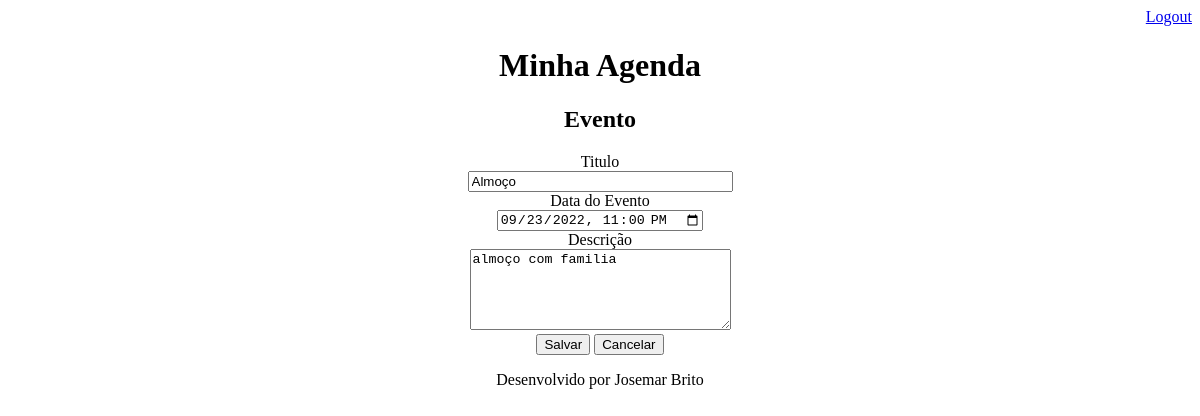
Page /agenda/evento/?id=4 (signed in) on the earlier database version.
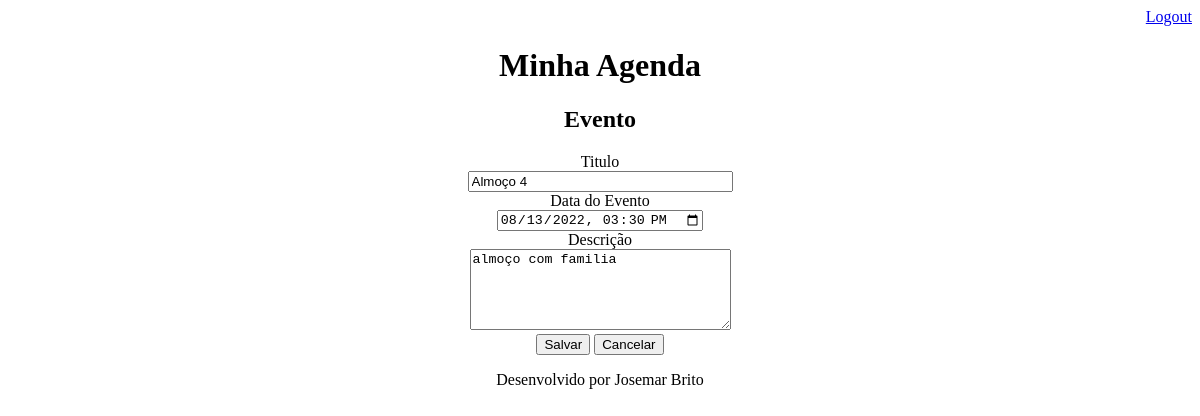
Same page on the later database version.
### cont/models.py (models this page shows, shortened)
class Evento(models.Model):
    titulo = models.CharField(max_length=100, verbose_name='Titulo')
    descricao = models.TextField(blank=True, null=True, verbose_name='Descrição')
    data_evento = models.DateTimeField(verbose_name='Data do Evento')
    data_criacao = models.DateTimeField(auto_now=True, verbose_name='Data de Criação')
    usuario = models.ForeignKey(User, on_delete=models.CASCADE, verbose_name='Usuário')
    class Meta:
        db_table = 'evento'
    def get_data_input_evento(self):
        return self.data_evento.strftime('%Y-%m-%dT%H:%M')

### cont/views.py (the view)
# urls.py: path('agenda/evento/', views.evento),
@login_required(login_url='/login/')
def evento(request):
    id_evento = request.GET.get('id')
    dados = {}
    if id_evento:
        dados['evento'] = Evento.objects.get(id=id_evento)
    return render(request, 'evento.html', dados)

### templates/evento.html (shortened to what this page needs)
{% extends "model-page.html" %}
{% block content %}
<h2>Evento</h2>
<form action="submit" method="POST"> {% csrf_token %}
    <label>Titulo</label>
    <br>
    <input type="text" name="titulo" size="30" value="{{ evento.titulo }}">
    <br>
    <label>Data do Evento</label>
    <br>
    <input type="datetime-local" name="data_evento" value="{{ evento.get_data_input_evento }}">
    <br>
    <label>Descrição</label>
    <br>
    <textarea name="descricao" rows="5" cols="30">{{ evento.descricao }}</textarea>
    <br>
    <button type="submit>">Salvar</button>
    <a href="/">
        <button type="button">Cancelar</button>
    </a>
</form>
{% endblock %}

Differences in the rows shown:
changed Evento "almoço com familia": titulo "Almoço" → "Almoço 4"; data_evento "09/23/2022 23:00" → "08/13/2022 15:30"
